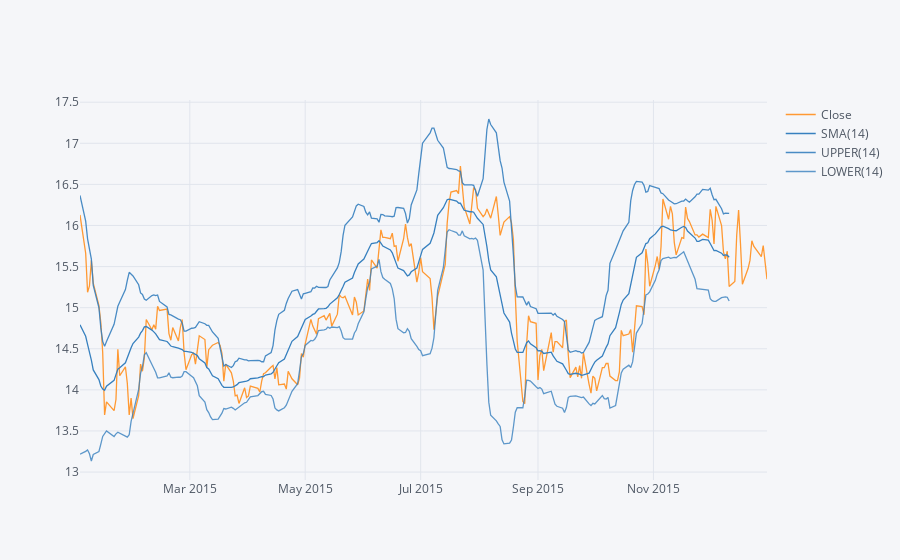

The notebook cell saved with this chart:
### Markdown cell above
**Use .ta_plot(study='boll') to create a Bollinger Band Plot for Bank of America for the year 2015.**

### Code cell
BAC['Close'].iloc[lambda idx: idx.index.year == 2015].ta_plot(study='boll')

### Figure 1 — Plotly figure (JSON) as saved in the notebook; plotly's stock layout.template omitted (floating-point values rounded to 4 significant figures; data arrays with more than 128 entries replaced by an {"elided": "..."} marker saying what was removed)
{"data": [{"line": {"color": "rgba(255, 153, 51, 1.0)", "dash": "solid", "shape": "linear", "width": 1.3}, "mode": "lines", "name": "Close", "text": "", "type": "scatter", "x": {"elided": "252 str values"}, "y": {"elided": "252 float values"}}, {"line": {"color": "rgba(55, 128, 191, 1.0)", "dash": "solid", "shape": "linear", "width": 1.3}, "mode": "lines", "name": "SMA(14)", "text": "", "type": "scatter", "x": {"elided": "252 str values"}, "y": {"elided": "252 mixed values"}}, {"line": {"color": "rgba(55, 128, 191, 0.8999999999999999)", "dash": "solid", "shape": "linear", "width": 1.3}, "mode": "lines", "name": "UPPER(14)", "text": "", "type": "scatter", "x": {"elided": "252 str values"}, "y": {"elided": "252 mixed values"}}, {"line": {"color": "rgba(55, 128, 191, 0.7999999999999998)", "dash": "solid", "shape": "linear", "width": 1.3}, "mode": "lines", "name": "LOWER(14)", "text": "", "type": "scatter", "x": {"elided": "252 str values"}, "y": {"elided": "252 mixed values"}}], "layout": {"legend": {"bgcolor": "#F5F6F9", "font": {"color": "#4D5663"}}, "paper_bgcolor": "#F5F6F9", "plot_bgcolor": "#F5F6F9", "title": {"font": {"color": "#4D5663"}}, "xaxis": {"gridcolor": "#E1E5ED", "showgrid": true, "tickfont": {"color": "#4D5663"}, "title": {"font": {"color": "#4D5663"}, "text": ""}, "zerolinecolor": "#E1E5ED"}, "yaxis": {"gridcolor": "#E1E5ED", "showgrid": true, "tickfont": {"color": "#4D5663"}, "title": {"font": {"color": "#4D5663"}, "text": ""}, "zerolinecolor": "#E1E5ED"}}}
